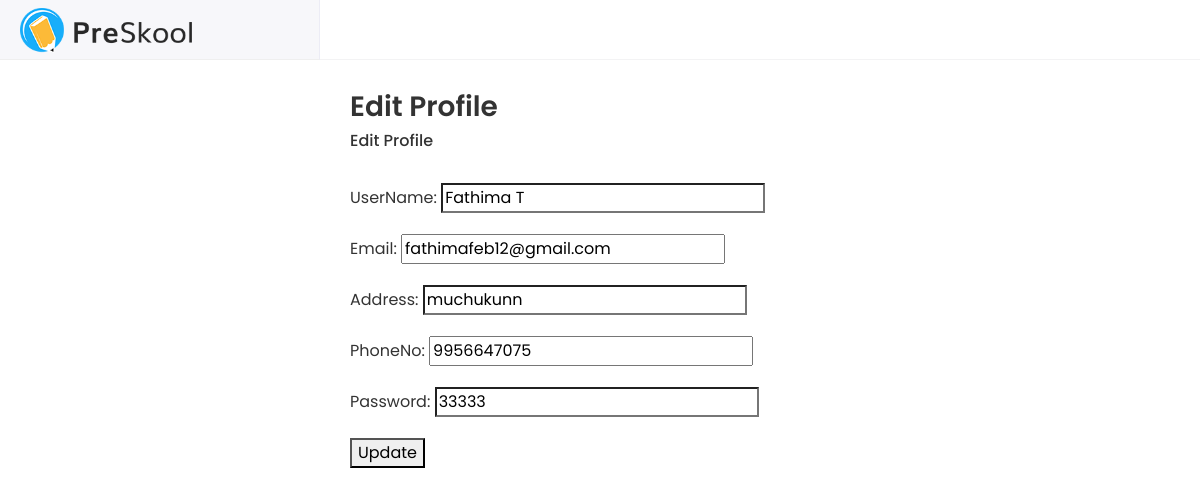
The page /edit_pharmaprofile/3 (signed in) on the database its author committed.
### newapp/models.py (models this page shows)
class user(models.Model):
    UserName = models.CharField(max_length=50)
    Email = models.EmailField()
    Address = models.CharField(max_length=40)
    PhoneNo = models.IntegerField()
    Password = models.CharField(max_length=20)
    type = models.IntegerField()
    status =(('APPROVED','APPROVED'),
             ('PENDING','PENDING'),
             ('REJECT','REJECT'))
    entry = models.CharField(choices=status,max_length=20,default='PENDING')
    def __str__(self):
        return self.UserName

### newapp/views.py (the view)
# urls.py: path('edit_pharmaprofile/<int:id>',views.edit_pharmaprofile,name='edit_pharmaprofile'),
def edit_pharmaprofile(request,id):
    if 'id' in request.session:
        pharma = user.objects.get(id=id)
        print(pharma)
        form = PharmaEditForm(instance=pharma)
        if request.method == 'POST':
            form = PharmaEditForm(request.POST,instance=pharma)
            if form.is_valid():
                form.save()
                return redirect(pharmaprofile)
        else:
            return render(request,'edit_pharmaprofile.html',{'form':form,'user':pharma})

### newapp/forms.py
class PharmaEditForm(forms.ModelForm):
    class Meta:
        model = user
        fields = ['UserName','Email','Address','PhoneNo','Password']

### template/edit_pharmaprofile.html (shortened to what this page needs)
<!DOCTYPE html>
{% load static %}
<html lang="en">
<head>
<link rel="stylesheet" href="{% static 'viewpage/assets/plugins/bootstrap/css/bootstrap.min.css' %}">
<link rel="stylesheet" href="{% static 'viewpage/assets/plugins/fontawesome/css/fontawesome.min.css' %}">
<link rel="stylesheet" href="{% static 'viewpage/assets/plugins/fontawesome/css/all.min.css' %}">
<link rel="stylesheet" href="{% static 'viewpage/assets/css/style.css' %}">
</head>
<body>
<div class="main-wrapper">
<div class="header">
<div class="header-left">
<a href="index.html" class="logo">
<img src="{% static 'viewpage/assets/img/logo.png' %}" alt="Logo">
</a>
</div>
</div>
<div class="page-wrapper">
<div class="content container-fluid">
<div class="page-header">
<div class="row align-items-center">
<div class="col">
<h3 class="page-title">Edit Profile</h3>
<ul class="breadcrumb">
<li class="breadcrumb-item"><a href="departments.html">Edit Profile</a></li>
</ul>
</div>
</div>
</div>
<form method="post" enctype="multipart/form-data" action="{% url 'edit_pharmaprofile' id=user.id %}">
    {{form.as_p}}
    <button type="submit">Update</button>
</form>
</body>
</html>

### static/viewpage/assets/css/style.css (style rules this page uses)
html { height: 100%; }
body { background-color: #fff; color: #333; font-family: 'Poppins', sans-serif; font-size: 1rem; height: 100%; line-height: 1.5; overflow-x: hidden; }
h1, h2, h3, h4, h5, h6 { font-family: 'Poppins', sans-serif; margin-top: 0; }
a { color: #009ce7; }
input, button, a { transition: all 0.4s ease; -moz-transition: all 0.4s ease; -o-transition: all 0.4s ease; -ms-transition: all 0.4s ease; -webkit-transition: all 0.4s ease; }
input, input:focus, button, button:focus { outline: none; }
input[type=text], input[type=password] { -webkit-appearance: none; -moz-appearance: none; appearance: none; }
ul, ol { padding: 0px; list-style: none; }
.header { background-color: #fff; border-bottom: 1px solid #f3f3f4; left: 0; position: fixed; right: 0; top: 0; z-index: 1001; height: 60px; }
.header .header-left { float: left; height: 60px; padding: 0 20px; position: relative; width: 320px; z-index: 1; transition: all 0.2s ease-in-out; background-color: #f7f7fa; border-bottom: 1px solid #efefef; border-right: 1px solid #ececf5; display: flex; align-items: center; }
.header .header-left .logo { display: inline-block; line-height: 60px; }
.header .header-left .logo img { max-height: 113px; width: 172px; }
.main-wrapper { width: 100%; height: 100vh; min-height: 100vh; }
.page-wrapper { margin-left: 320px; padding-top: 60px; position: relative; transition: all 0.4s ease; }
.page-wrapper > .content { padding: 1.875rem 1.875rem 0; }
.page-header { margin-bottom: 1.875rem; }
.page-header .breadcrumb { background-color: transparent; color: #6c757d; font-size: 1rem; font-weight: 500; margin-bottom: 0; padding: 0; }
.page-header .breadcrumb a { color: #333; }
.page-title { font-size: 28px; font-weight: 600; color: #333; margin-bottom: 5px; }

### rows shown on the page
user: UserName "Fathima T", Email "fathimafeb12@gmail.com", Address "muchukunn", PhoneNo "9956647075", Password "33333"
